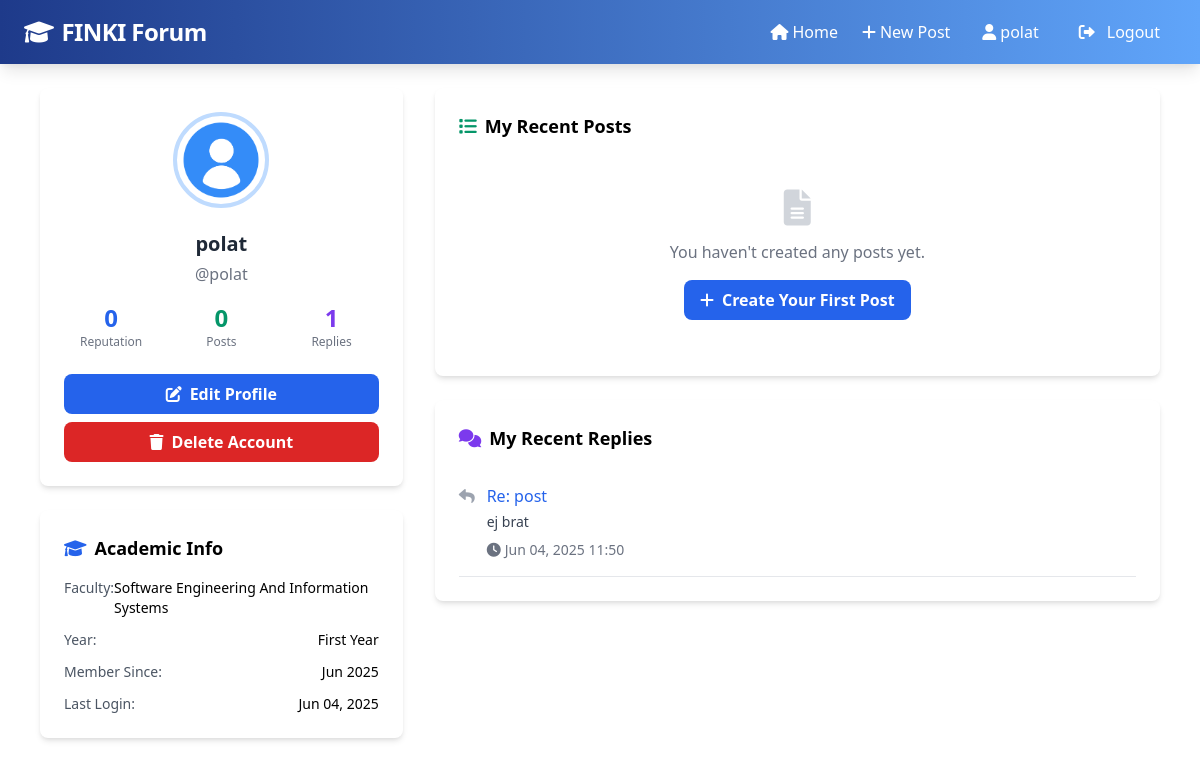
/accounts/profile/ (signed in), run on the app's committed database.
### accounts/models.py (models this page shows, shortened)
class Profile(models.Model):
    YEAR_CHOICES = [
        (1, 'First Year'),
        (2, 'Second Year'),
        (3, 'Third Year'),
        (4, 'Fourth Year'),
        (5, 'Fourth Year+'),
        (6, 'Graduate'),
        (7, 'Masters'),
    ]
    FACULTY_CHOICES = [
        ('KN', 'Computer Science'),
        ('SIIS', 'Software Engineering And Information Systems'),
        ('IMB', 'Internet, Networks and Security'),
        ('KI', 'Computer Engineering'),
        ('PIT', 'Appliance of Information Technology'),
        ('KE', 'Computer Education'),
        ('OTHER', 'Other'),
    ]
    user = models.OneToOneField(User, on_delete=models.CASCADE)
    avatar = models.ImageField(upload_to='avatars/', default='avatars/default.png', blank=True)
    bio = models.TextField(max_length=500, blank=True)
    year = models.IntegerField(choices=YEAR_CHOICES, default=1)
    faculty = models.CharField(max_length=10, choices=FACULTY_CHOICES, default='KN')
    student_id = models.CharField(max_length=20, blank=True)
    join_date = models.DateTimeField(auto_now_add=True)
    reputation = models.IntegerField(default=0)

### forum/models.py (models this page shows, shortened)
class Reply(models.Model):
    post = models.ForeignKey(Post, on_delete=models.CASCADE, related_name='replies')
    author = models.ForeignKey(User, on_delete=models.CASCADE, related_name='replies')
    content = models.TextField()
    created_date = models.DateTimeField(default=timezone.now)
    updated_date = models.DateTimeField(auto_now=True)
    parent = models.ForeignKey('self', on_delete=models.CASCADE, null=True, blank=True, related_name='children')
    class Meta:
        ordering = ['created_date']

class Post(models.Model):
    title = models.CharField(max_length=200)
    content = models.TextField()
    author = models.ForeignKey(User, on_delete=models.CASCADE, related_name='posts')
    category = models.ForeignKey(Category, on_delete=models.CASCADE, related_name='posts')
    created_date = models.DateTimeField(default=timezone.now)
    updated_date = models.DateTimeField(auto_now=True)
    views = models.IntegerField(default=0)
    is_pinned = models.BooleanField(default=False)
    is_closed = models.BooleanField(default=False)
    class Meta:
        ordering = ['-is_pinned', '-created_date']

### accounts/views.py (the view)
# urls.py: path('profile/', views.profile, name='profile'),
@login_required
def profile(request):
    try:
        user_posts = Post.objects.filter(author=request.user).select_related('category').order_by('-created_date')[:10]
        user_replies = Reply.objects.filter(author=request.user).select_related('post').order_by('-created_date')[:10]
        posts_count = Post.objects.filter(author=request.user).count()
        replies_count = Reply.objects.filter(author=request.user).count()
    except:
        user_posts = []
        user_replies = []
        posts_count = 0
        replies_count = 0
    context = {
        'user_posts': user_posts,
        'user_replies': user_replies,
        'posts_count': posts_count,
        'replies_count': replies_count,
    }
    return render(request, 'accounts/profile.html', context)

### templates/accounts/profile.html (shortened to what this page needs)
{% extends 'base.html' %}
{% block content %}
<div class="max-w-6xl mx-auto">
    <div class="flex flex-col lg:flex-row gap-8">
          <div class="w-full lg:w-1/3">
            <div class="bg-white rounded-lg shadow-md p-6 mb-6 text-center">
                <div class="relative inline-block mb-4">
                    {% if user.profile.avatar %}
                        <img src="{{ user.profile.avatar.url }}" alt="{{ user.username }}"
                             class="w-24 h-24 rounded-full mx-auto object-cover border-4 border-blue-200">
                    {% else %}
                        <div class="w-24 h-24 rounded-full mx-auto bg-blue-600 flex items-center justify-center border-4 border-blue-200">
                            <i class="fas fa-user text-white text-3xl"></i>
                        </div>
                    {% endif %}
                </div>
                <h3 class="text-xl font-bold text-gray-800 mb-1">
                    {{ user.get_full_name|default:user.username }}
                </h3>
                <p class="text-gray-500 mb-4">@{{ user.username }}</p>
                <div class="grid grid-cols-3 gap-4 mb-6">
                    <div class="text-center">
                        <div class="text-2xl font-bold text-blue-600">{{ user.profile.reputation }}</div>
                        <div class="text-xs text-gray-500">Reputation</div>
                    </div>
                    <div class="text-center">
                        <div class="text-2xl font-bold text-green-600">{{ posts_count }}</div>
                        <div class="text-xs text-gray-500">Posts</div>
                    </div>
                    <div class="text-center">
                        <div class="text-2xl font-bold text-purple-600">{{ replies_count }}</div>
                        <div class="text-xs text-gray-500">Replies</div>
                    </div>
                </div>
                <div class="space-y-2">
                    <a href="{% url 'accounts:edit_profile' %}"
                       class="w-full inline-flex items-center justify-center bg-blue-600 hover:bg-blue-700 text-white font-semibold py-2 px-4 rounded-lg transition duration-200">
                        <i class="fas fa-edit mr-2"></i>Edit Profile
                    </a>
                    <a href="{% url 'accounts:delete_account' %}"
                       class="w-full inline-flex items-center justify-center bg-red-600 hover:bg-red-700 text-white font-semibold py-2 px-4 rounded-lg transition duration-200">
                        <i class="fas fa-trash mr-2"></i>Delete Account
                    </a>
                </div>
            </div>
            <div class="bg-white rounded-lg shadow-md p-6">
                <h4 class="text-lg font-semibold mb-4 flex items-center">
                    <i class="fas fa-graduation-cap mr-2 text-blue-600"></i>Academic Info
                </h4>
                <div class="space-y-3 text-sm">
                    <div class="flex justify-between">
                        <span class="text-gray-600">Faculty:</span>
                        <span class="font-medium">{{ user.profile.get_faculty_display }}</span>
                    </div>
                    <div class="flex justify-between">
                        <span class="text-gray-600">Year:</span>
                        <span class="font-medium">{{ user.profile.get_year_display }}</span>
                    </div>
                    <div class="flex justify-between">
                        <span class="text-gray-600">Member Since:</span>
                        <span class="font-medium">{{ user.date_joined|date:"M Y" }}</span>
                    </div>
                    <div class="flex justify-between">
                        <span class="text-gray-600">Last Login:</span>
                        <span class="font-medium">{{ user.last_login|date:"M d, Y" }}</span>
                    </div>
                </div>
            </div>
        </div>
        <div class="w-full lg:w-2/3">
            <div class="bg-white rounded-lg shadow-md p-6 mb-6">
                <div class="flex items-center justify-between mb-4">
                    <h4 class="text-lg font-semibold flex items-center">
                        <i class="fas fa-list mr-2 text-green-600"></i>My Recent Posts
                    </h4>
                </div>
                {% for post in user_posts %}
                <div class="border-b border-gray-200 py-4 {% if forloop.last %}border-0{% endif %}">
                    <div class="flex items-start space-x-3">
                        <div class="flex-shrink-0">
                            <i class="fas fa-file-alt text-gray-400"></i>
                        </div>
                        <div class="flex-1 min-w-0">
                            <h6 class="text-blue-600 font-medium hover:underline">
                                <a href="{% url 'forum:post_detail' post.pk %}">{{ post.title }}</a>
                            </h6>
                            <div class="flex items-center text-sm text-gray-500 mt-1 space-x-4">
                                <span>
                                    <i class="fas fa-folder mr-1"></i>
                                    <a href="{% url 'forum:category_posts' post.category.pk %}" class="text-blue-500 hover:underline">
                                        {{ post.category.name }}
                                    </a>
                                </span>
                                <span><i class="fas fa-clock mr-1"></i>{{ post.created_date|date:"M d, Y" }}</span>
                                <span><i class="fas fa-eye mr-1"></i>{{ post.views }} views</span>
                                <span><i class="fas fa-comments mr-1"></i>{{ post.get_reply_count }} replies</span>
                            </div>
                        </div>
                    </div>
                </div>
                {% empty %}
                <div class="text-center py-8">
                    <i class="fas fa-file-alt text-gray-300 text-4xl mb-3"></i>
                    <p class="text-gray-500 mb-4">You haven't created any posts yet.</p>
                    <a href="{% url 'forum:create_post' %}"
                       class="inline-flex items-center bg-blue-600 hover:bg-blue-700 text-white font-semibold py-2 px-4 rounded-lg transition duration-200">
                        <i class="fas fa-plus mr-2"></i>Create Your First Post
                    </a>
                </div>
                {% endfor %}
            </div>
            <div class="bg-white rounded-lg shadow-md p-6">
                <div class="flex items-center justify-between mb-4">
                    <h4 class="text-lg font-semibold flex items-center">
                        <i class="fas fa-comments mr-2 text-purple-600"></i>My Recent Replies
                    </h4>
                </div>
                {% for reply in user_replies %}
                <div class="border-b border-gray-200 py-4 {% if forloop.last %}border-0{% endif %}">
                    <div class="flex items-start space-x-3">
                        <div class="flex-shrink-0">
                            <i class="fas fa-reply text-gray-400"></i>
                        </div>
                        <div class="flex-1 min-w-0">
                            <h6 class="text-blue-600 font-medium hover:underline">
                                <a href="{% url 'forum:post_detail' reply.post.pk %}#reply-{{ reply.id }}">
                                    Re: {{ reply.post.title }}
                                </a>
                            </h6>
                            <p class="text-gray-700 mt-1 text-sm">{{ reply.content|truncatewords:15 }}</p>
                            <div class="flex items-center text-sm text-gray-500 mt-2">
                                <span><i class="fas fa-clock mr-1"></i>{{ reply.created_date|date:"M d, Y H:i" }}</span>
                            </div>
                        </div>
                    </div>
                </div>
                {% empty %}
                <div class="text-center py-8">
                    <i class="fas fa-comments text-gray-300 text-4xl mb-3"></i>
                    <p class="text-gray-500">You haven't posted any replies yet.</p>
                </div>
                {% endfor %}
            </div>
        </div>
    </div>
</div>
{% endblock %}

### templates/base.html (shortened to what this page needs)
<!DOCTYPE html>
<html lang="en">
<head>
    <link href="https://cdnjs.cloudflare.com/ajax/libs/font-awesome/6.0.0/css/all.min.css" rel="stylesheet">
    <link href="https://cdn.jsdelivr.net/npm/tailwindcss@2.2.19/dist/tailwind.min.css" rel="stylesheet">
    <link rel="stylesheet" href="/static/css/styles.css">
</head>
<body class="bg-[#f7f9fc] min-h-screen">
<nav class="bg-gradient-to-r from-blue-900 to-blue-400 text-white px-4 py-3 shadow-lg">
    <div class="max-w-6xl mx-auto flex items-center justify-between">
        <a class="flex items-center gap-2 font-bold text-2xl tracking-tight hover:scale-105 transition-transform duration-200" href="{% url 'forum:index' %}">
            <i class="fas fa-graduation-cap"></i>
            <span class="font-extrabold">FINKI Forum</span>
        </a>
        <div class="hidden md:flex items-center gap-8" id="navbarNav">
            <ul class="flex items-center gap-6">
                <li>
                    <a class="hover:underline flex items-center gap-1" href="{% url 'forum:index' %}">
                        <i class="fas fa-home"></i>Home
                    </a>
                </li>
                {% if user.is_authenticated %}
                    <li>
                        <a class="hover:underline flex items-center gap-1" href="{% url 'forum:create_post' %}">
                            <i class="fas fa-plus"></i>New Post
                        </a>
                    </li>
                {% endif %}
            </ul>
            <ul class="flex items-center gap-6">
                {% if user.is_authenticated %}
                    <li>
                        <a class="flex items-center gap-1 hover:underline" href="{% url 'accounts:user_profile' user.username %}">
                            <i class="fas fa-user"></i>{{ user.username }}
                        </a>
                    </li>
                    <li>
                        <form action="{% url 'accounts:logout' %}" method="post" class="m-0">
                            <button type="submit" class="flex items-center gap-1 px-4 py-2 hover:bg-[#f0f4fa] rounded transition">
                                <i class="fas fa-sign-out-alt mr-2"></i>Logout
                            </button>
                        </form>
                    </li>
                {% endif %}
            </ul>
        </div>
    </div>
</nav>
<div class="max-w-6xl mx-auto mt-6 px-4">
    {% block content %}{% endblock %}
</div>
</body>
</html>

### data on the page
Reply: post "post", content "ej brat", created_date "Jun 04, 2025 11:50"

### other printed values
{{ user.username }} "polat"
{{ user.get_full_name|default:user.username }} "polat"
{{ user.profile.reputation }} "0"
{{ posts_count }} "0"
{{ replies_count }} "1"
{{ user.profile.get_faculty_display }} "Software Engineering And Information Systems"
{{ user.profile.get_year_display }} "First Year"
{{ user.date_joined|date:"M Y" }} "Jun 2025"
{{ user.last_login|date:"M d, Y" }} "Jun 04, 2025"
